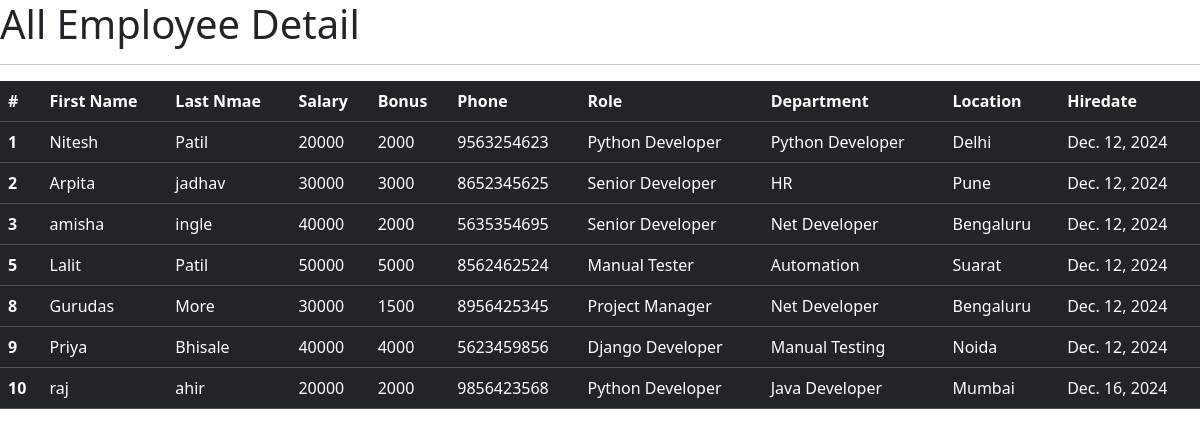
The app's page /all_emp with its own data.
### emp_app/models.py (models this page shows, shortened)
class Employee(models.Model):
    first_name=models.CharField(max_length=100,null=False)
    last_name=models.CharField(max_length=100)
    dept=models.ForeignKey(Department,on_delete=models.CASCADE)
    salary=models.IntegerField(default=0)
    bonus=models.IntegerField(default=0)
    role=models.ForeignKey(Role,on_delete=models.CASCADE)
    phone=models.IntegerField(default=0)
    hire_date=models.DateField()
    def __str__(self):
        return " %s %s %s" % (self.first_name,self.last_name,self.phone)

class Role(models.Model):
    name=models.CharField(max_length=100)

class Department(models.Model):
    name=models.CharField(max_length=100,null=False)
    location=models.CharField(max_length=100)

### emp_app/views.py (the view)
# urls.py: path("all_emp",views.all_emp,name="all_emp"),
def all_emp(request):
    emps=Employee.objects.all()
    context = {
        'emps':emps
    }
    print(context )
    return render(request,'all_emp.html',context)

### emp_app/templates/all_emp.html (shortened to what this page needs)
<!DOCTYPE html>
<html lang="en">
<head>
    <link rel="stylesheet" href="https://cdn.jsdelivr.net/npm/bootstrap@5.3.3/dist/css/bootstrap.rtl.min.css"
>
</head>
<body>
    <div class="contailner">
        <h1>All Employee Detail</h1>
        <hr>
        <table class="table table-dark">
            <thead>
              <tr>
                <th scope="col">#</th>
                <th scope="col">First Name</th>
                <th scope="col">Last Nmae</th>
                <th scope="col">Salary</th>
                <th scope="col">Bonus</th>
                <th scope="col">Phone</th>
                <th scope="col">Role</th>
                <th scope="col">Department</th>
                <th scope="col">Location</th>
                <th scope="col">Hiredate</th>
              </tr>
            </thead>
                    {% for emp in emps %}
            <tbody>
              <tr>
                <th scope="row">{{emp.id}}</th>
                <td>{{emp.first_name}}</td>
                <td>{{emp.last_name}}</td>
                <td>{{emp.salary}}</td>
                <td>{{emp.bonus}}</td>
                <td>{{emp.phone}}</td>
                <td>{{emp.role.name}}</td>
                <td>{{emp.dept.name}}</td>
                <td>{{emp.dept.location}}</td>
                <td>{{emp.hire_date}}</td>
              </tr>
            </tbody>
            {% endfor %}
          </table>
    </div>
</body>
</html>

### records on screen
Employee: id "1", first_name "Nitesh", last_name "Patil", salary "20000", bonus "2000", phone "9563254623", role.name "Python Developer", dept.name "Python Developer", dept.location "Delhi", hire_date "Dec. 12, 2024"
Employee: id "2", first_name "Arpita", last_name "jadhav", salary "30000", bonus "3000", phone "8652345625", role.name "Senior Developer", dept.name "HR", dept.location "Pune", hire_date "Dec. 12, 2024"
Employee: id "3", first_name "amisha", last_name "ingle", salary "40000", bonus "2000", phone "5635354695", role.name "Senior Developer", dept.name "Net Developer", dept.location "Bengaluru", hire_date "Dec. 12, 2024"
Employee: id "5", first_name "Lalit", last_name "Patil", salary "50000", bonus "5000", phone "8562462524", role.name "Manual Tester", dept.name "Automation", dept.location "Suarat", hire_date "Dec. 12, 2024"
Employee: id "8", first_name "Gurudas", last_name "More", salary "30000", bonus "1500", phone "8956425345", role.name "Project Manager", dept.name "Net Developer", dept.location "Bengaluru", hire_date "Dec. 12, 2024"
Employee: id "9", first_name "Priya", last_name "Bhisale", salary "40000", bonus "4000", phone "5623459856", role.name "Django Developer", dept.name "Manual Testing", dept.location "Noida", hire_date "Dec. 12, 2024"
Employee: id "10", first_name "raj", last_name "ahir", salary "20000", bonus "2000", phone "9856423568", role.name "Python Developer", dept.name "Java Developer", dept.location "Mumbai", hire_date "Dec. 16, 2024"
